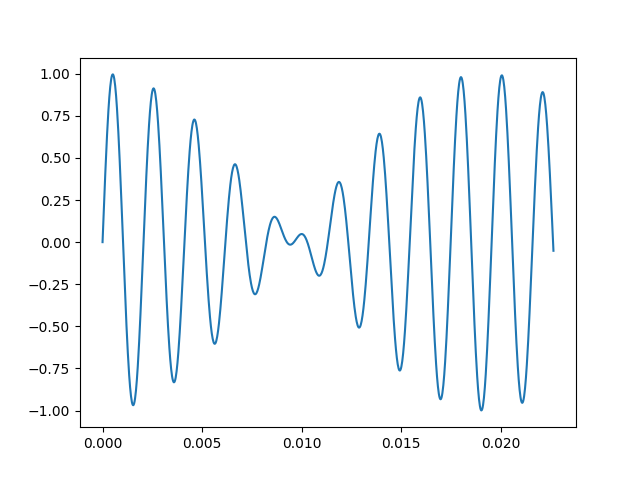

Python code for this plot:
from main import *

time = np.linspace(0, 1, sampleRate)
frequency1 = 512
frequency2 = 460
y = (np.sin(2*np.pi*frequency1*time)+np.sin(2*np.pi*frequency2*time))/2
sd.play(y, sampleRate)
wav.write("dialing_tone.wav", sampleRate, y)
plt.plot(time[:1000], y[:1000])
plt.show()
